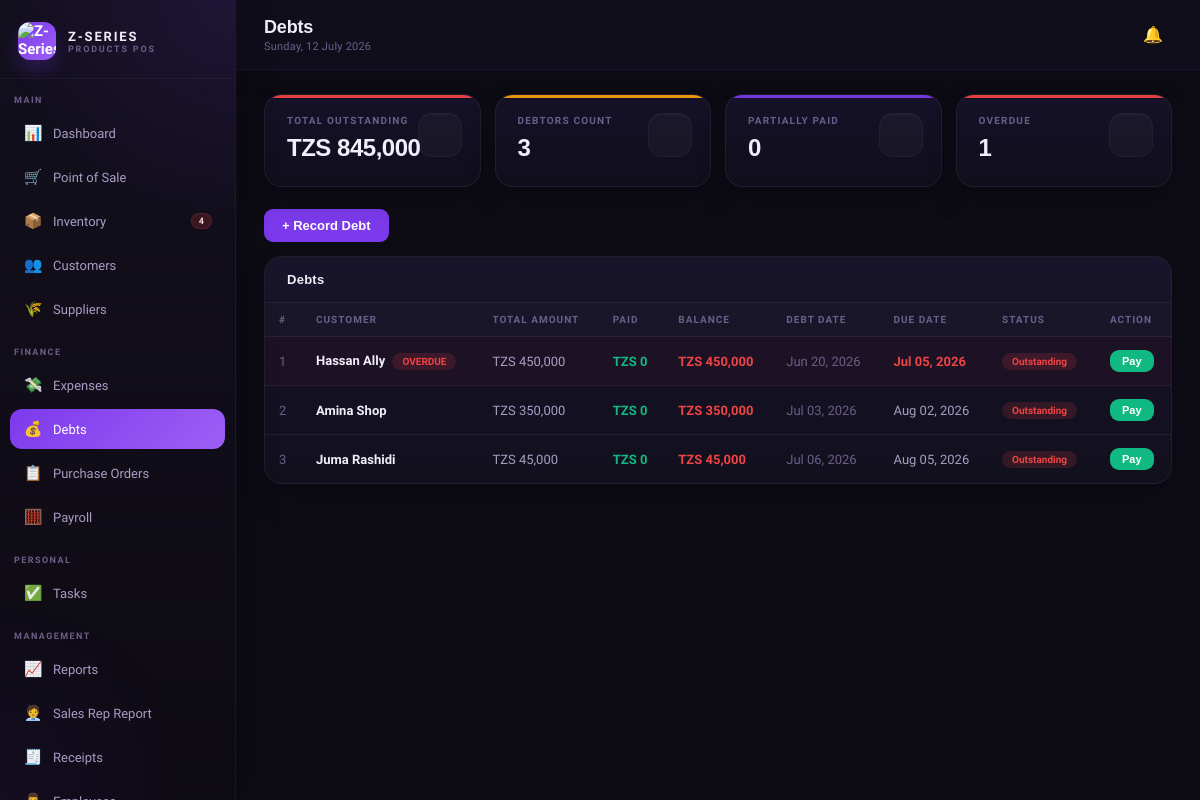
Page /debts.php (signed in) on the committed database.
### tables this page shows
CREATE TABLE debts (
  id INT AUTO_INCREMENT PRIMARY KEY,
  customer_id INT,
  customer_name VARCHAR(150),
  sale_id INT,
  amount DECIMAL(12,2) NOT NULL,
  amount_paid DECIMAL(12,2) DEFAULT 0,
  balance DECIMAL(12,2),
  description TEXT,
  debt_date DATE,
  due_date DATE,
  status ENUM('outstanding','partial','cleared') DEFAULT 'outstanding',
  created_at TIMESTAMP DEFAULT CURRENT_TIMESTAMP,
  FOREIGN KEY (customer_id) REFERENCES customers(id),
  FOREIGN KEY (sale_id) REFERENCES sales(id)
);

### config.php (called while the page is built, shortened)
<?php
function tzs($amount) {
    return 'TZS ' . number_format($amount, 0, '.', ',');
}
?>

### debts.php (the view, shortened to what this page needs)
<?php
require_once 'includes/header.php';
$debts = $conn->query("SELECT * FROM debts ORDER BY FIELD(status,'outstanding','partial','cleared'), debt_date ASC");
$stats = $conn->query("SELECT COALESCE(SUM(balance),0) as total, COUNT(*) as count, SUM(status='partial') as partial, SUM(DATEDIFF(CURDATE(),due_date)>0 AND status!='cleared') as overdue FROM debts WHERE status != 'cleared'")->fetch_assoc();
?>
<div class="stats-grid">
  <div class="stat-card red"><div class="stat-label">Total Outstanding</div><div class="stat-value"><?=tzs($stats['total'])?></div><div class="stat-icon"></div></div>
  <div class="stat-card amber"><div class="stat-label">Debtors Count</div><div class="stat-value"><?=$stats['count']?></div><div class="stat-icon"></div></div>
  <div class="stat-card purple"><div class="stat-label">Partially Paid</div><div class="stat-value"><?=$stats['partial']?></div><div class="stat-icon"></div></div>
  <div class="stat-card red"><div class="stat-label">Overdue</div><div class="stat-value"><?=$stats['overdue']?></div><div class="stat-icon"></div></div>
</div>
<div style="margin-bottom:14px"><button class="btn btn-primary" onclick="openModal('add-debt-modal')">+ Record Debt</button></div>
<div class="card"><div class="card-header"><span class="card-title">Debts</span></div>
<div class="table-wrap"><table><thead><tr><th>#</th><th>Customer</th><th>Total Amount</th><th>Paid</th><th>Balance</th><th>Debt Date</th><th>Due Date</th><th>Status</th><th>Action</th></tr></thead>
<tbody><?php $i=1; while($d=$debts->fetch_assoc()):
$cleared = $d['status']==='cleared';
$overdue = !$cleared && $d['due_date'] && strtotime($d['due_date']) < time();
$status_labels = ['outstanding'=>'Outstanding','partial'=>'Partial','cleared'=>'Paid'];
$status_class = $cleared ? 'success' : ($d['status']==='partial'?'warning':'danger');
?>
<tr <?php if(!$cleared): ?>style="cursor:pointer<?=$overdue?';background:rgba(239,68,68,0.04)':''?>" onclick="payDebt(<?=$d['id']?>,<?=$d['balance']?>,'<?=htmlspecialchars($d['customer_name'], ENT_QUOTES)?>','<?=$d['due_date']?:''?>')"<?php else: ?>style="opacity:0.65"<?php endif; ?>>
<td class="text-muted"><?=$i++?></td><td class="td-bold"><?=htmlspecialchars($d['customer_name'])?><?=$overdue?' <span class="badge badge-danger" style="margin-left:4px">OVERDUE</span>':''?></td>
<td><?=tzs($d['amount'])?></td><td class="text-success"><?=tzs($d['amount_paid'])?></td><td class="text-danger"><?=tzs($d['balance'])?></td>
<td class="text-muted"><?=date('M d, Y',strtotime($d['debt_date']))?></td>
<td class="<?=$overdue?'text-danger':''?>"><?=$d['due_date']?date('M d, Y',strtotime($d['due_date'])):'—'?></td>
<td><span class="badge badge-<?=$status_class?>"><?=$status_labels[$d['status']]?></span></td>
<td><?php if(!$cleared): ?><button class="btn btn-success btn-sm" onclick="event.stopPropagation();payDebt(<?=$d['id']?>,<?=$d['balance']?>,'<?=htmlspecialchars($d['customer_name'], ENT_QUOTES)?>','<?=$d['due_date']?:''?>')">Pay</button><?php else: ?>—<?php endif; ?></td>
</tr>
<?php endwhile; if($debts->num_rows===0):?><tr><td colspan="9" style="text-align:center;padding:30px;color:var(--success)">No debts recorded yet!</td></tr><?php endif;?></tbody></table></div></div>
<?php
require_once 'includes/footer.php'; ?>

### css/style.css (style rules this page uses)
* { margin:0;padding:0;box-sizing:border-box }
:root { --bg:#0D0B14;--bg2:#13101E;--bg3:#1A1628;--bg4:#211D35; --purple:#7C3AED;--purple2:#9D5FF5;--purple3:#5B21B6; --purple-glow:rgba(124,58,237,0.15);--purple-light:rgba(124,58,237,0.08); --text:#F1EEF9;--text2:#A89DC4;--text3:#6B5F8A; --border:rgba(124,58,237,0.18);--border2:rgba(255,255,255,0.06); --success:#10B981;--warning:#F59E0B;--danger:#EF4444;--info:#3B82F6; --card-bg:#16122A; }
body { font-family:'Satoshi',sans-serif;background:var(--bg);color:var(--text);min-height:100vh }
.premium-content .stats-grid, .premium-content .grid-2, .premium-content .grid-3-1, .premium-content .card, .premium-content .filter-bar { position:relative;z-index:1 }
.stats-grid { display:grid;grid-template-columns:repeat(4,1fr);gap:14px;margin-bottom:22px }
.stat-card { background:linear-gradient(180deg,rgba(22,18,42,0.96),rgba(17,14,28,0.98));border:1px solid var(--border2);border-radius:18px;padding:20px 22px;position:relative;overflow:hidden;box-shadow:0 14px 30px rgba(0,0,0,0.18) }
.stat-card::before { content:'';position:absolute;top:0;left:0;right:0;height:3px;opacity:0.95 }
.stat-card.purple::before { background:var(--purple) }
.stat-card.amber::before { background:var(--warning) }
.stat-card.red::before { background:var(--danger) }
.stat-label { font-size:10px;font-weight:700;color:var(--text3);text-transform:uppercase;letter-spacing:0.12em;margin-bottom:8px }
.stat-value { font-size:24px;font-weight:800;color:var(--text);font-family:'Syne',sans-serif;margin-bottom:4px;letter-spacing:-0.02em }
.stat-icon { position:absolute;right:18px;top:18px;width:44px;height:44px;border-radius:14px;display:flex;align-items:center;justify-content:center;font-size:20px;opacity:1;background:rgba(255,255,255,0.03);border:1px solid rgba(255,255,255,0.04);box-shadow:inset 0 1px 0 rgba(255,255,255,0.03) }
.card { background:linear-gradient(180deg,rgba(22,18,42,0.96),rgba(19,16,30,0.98));border:1px solid var(--border2);border-radius:18px;overflow:hidden;margin-bottom:16px;box-shadow:0 14px 30px rgba(0,0,0,0.16) }
.card-header { padding:15px 22px;border-bottom:1px solid var(--border2);display:flex;align-items:center;justify-content:space-between;background:rgba(255,255,255,0.01) }
.card-title { font-size:13px;font-weight:800;color:var(--text);font-family:'Syne',sans-serif;letter-spacing:0.02em }
.table-wrap { overflow-x:auto }
table { width:100%;border-collapse:collapse }
th { padding:11px 14px;text-align:left;font-size:10px;font-weight:800;color:var(--text3);text-transform:uppercase;letter-spacing:0.1em;border-bottom:1px solid var(--border2);background:rgba(255,255,255,0.02);white-space:nowrap }
td { padding:13px 14px;font-size:13px;color:var(--text2);border-bottom:1px solid var(--border2);vertical-align:middle }
tr:last-child td { border-bottom:none }
.td-bold { color:var(--text);font-weight:600 }
.badge { padding:3px 10px;border-radius:99px;font-size:10px;font-weight:700;display:inline-block;white-space:nowrap }
.badge-danger { background:rgba(239,68,68,0.15);color:var(--danger) }
.text-success { color:var(--success);font-weight:700 }
.text-danger { color:var(--danger);font-weight:700 }
.text-muted { color:var(--text3) }
.btn { padding:9px 18px;border-radius:9px;border:none;font-size:13px;font-weight:600;cursor:pointer;font-family:'DM Sans',sans-serif;transition:all 0.15s;text-decoration:none;display:inline-flex;align-items:center;gap:6px }
.btn-primary { background:var(--purple);color:white }
.btn-success { background:var(--success);color:white }
.btn-sm { padding:5px 12px;font-size:11px }
.table-wrap td .btn, .table-wrap td form { display:inline-flex;align-items:center }

### rows in the picture
debts: customer_name "Hassan Ally", shows "OVERDUE", amount "TZS 450,000", amount_paid "TZS 0", balance "TZS 450,000", debt_date "Jun 20, 2026", due_date "Jul 05, 2026", status "Outstanding"
debts: customer_name "Amina Shop", amount "TZS 350,000", amount_paid "TZS 0", balance "TZS 350,000", debt_date "Jul 03, 2026", due_date "Aug 02, 2026", status "Outstanding"
debts: customer_name "Juma Rashidi", amount "TZS 45,000", amount_paid "TZS 0", balance "TZS 45,000", debt_date "Jul 06, 2026", due_date "Aug 05, 2026", status "Outstanding"

### other values in the picture
$low_stock_count "4"
$page_title "Debts"
tzs($stats['total']) "TZS 845,000"
$stats['count'] "3"
$stats['partial'] "0"
$stats['overdue'] "1"
